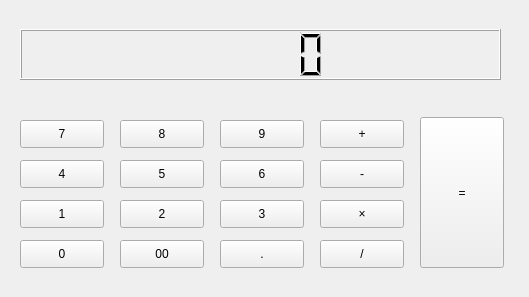
<?xml version="1.0" encoding="UTF-8"?>
<ui version="4.0">
 <class>Frame</class>
 <widget class="QFrame" name="Frame">
  <property name="geometry">
   <rect>
    <x>0</x>
    <y>0</y>
    <width>529</width>
    <height>297</height>
   </rect>
  </property>
  <property name="windowTitle">
   <string>Frame</string>
  </property>
  <widget class="QPushButton" name="pushButton_six">
   <property name="geometry">
    <rect>
     <x>220</x>
     <y>160</y>
     <width>84</width>
     <height>28</height>
    </rect>
   </property>
   <property name="text">
    <string>6</string>
   </property>
  </widget>
  <widget class="QPushButton" name="pushButton_three">
   <property name="geometry">
    <rect>
     <x>220</x>
     <y>200</y>
     <width>84</width>
     <height>28</height>
    </rect>
   </property>
   <property name="text">
    <string>3</string>
   </property>
  </widget>
  <widget class="QPushButton" name="pushButton_nine">
   <property name="geometry">
    <rect>
     <x>220</x>
     <y>120</y>
     <width>84</width>
     <height>28</height>
    </rect>
   </property>
   <property name="text">
    <string>9</string>
   </property>
  </widget>
  <widget class="QPushButton" name="pushButton_equal">
   <property name="geometry">
    <rect>
     <x>420</x>
     <y>117</y>
     <width>84</width>
     <height>151</height>
    </rect>
   </property>
   <property name="text">
    <string>=</string>
   </property>
  </widget>
  <widget class="QPushButton" name="pushButton_zero">
   <property name="geometry">
    <rect>
     <x>20</x>
     <y>240</y>
     <width>84</width>
     <height>28</height>
    </rect>
   </property>
   <property name="text">
    <string>0</string>
   </property>
  </widget>
  <widget class="QPushButton" name="pushButton_sub">
   <property name="geometry">
    <rect>
     <x>320</x>
     <y>160</y>
     <width>84</width>
     <height>28</height>
    </rect>
   </property>
   <property name="text">
    <string>-</string>
   </property>
  </widget>
  <widget class="QPushButton" name="pushButton_one">
   <property name="geometry">
    <rect>
     <x>20</x>
     <y>200</y>
     <width>84</width>
     <height>28</height>
    </rect>
   </property>
   <property name="text">
    <string>1</string>
   </property>
  </widget>
  <widget class="QPushButton" name="pushButton_seven">
   <property name="geometry">
    <rect>
     <x>20</x>
     <y>120</y>
     <width>84</width>
     <height>28</height>
    </rect>
   </property>
   <property name="text">
    <string>7</string>
   </property>
  </widget>
  <widget class="QPushButton" name="pushButton_eight">
   <property name="geometry">
    <rect>
     <x>120</x>
     <y>120</y>
     <width>84</width>
     <height>28</height>
    </rect>
   </property>
   <property name="text">
    <string>8</string>
   </property>
  </widget>
  <widget class="QLCDNumber" name="lcdNumber">
   <property name="geometry">
    <rect>
     <x>20</x>
     <y>29</y>
     <width>481</width>
     <height>51</height>
    </rect>
   </property>
   <property name="smallDecimalPoint">
    <bool>false</bool>
   </property>
  </widget>
  <widget class="QPushButton" name="pushButton_double_zero">
   <property name="geometry">
    <rect>
     <x>120</x>
     <y>240</y>
     <width>84</width>
     <height>28</height>
    </rect>
   </property>
   <property name="text">
    <string>00</string>
   </property>
  </widget>
  <widget class="QPushButton" name="pushButton_add">
   <property name="geometry">
    <rect>
     <x>320</x>
     <y>120</y>
     <width>84</width>
     <height>28</height>
    </rect>
   </property>
   <property name="text">
    <string>+</string>
   </property>
  </widget>
  <widget class="QPushButton" name="pushButton_two">
   <property name="geometry">
    <rect>
     <x>120</x>
     <y>200</y>
     <width>84</width>
     <height>28</height>
    </rect>
   </property>
   <property name="text">
    <string>2</string>
   </property>
  </widget>
  <widget class="QPushButton" name="pushButton_four">
   <property name="geometry">
    <rect>
     <x>20</x>
     <y>160</y>
     <width>84</width>
     <height>28</height>
    </rect>
   </property>
   <property name="text">
    <string>4</string>
   </property>
  </widget>
  <widget class="QPushButton" name="pushButton_mul">
   <property name="geometry">
    <rect>
     <x>320</x>
     <y>200</y>
     <width>84</width>
     <height>28</height>
    </rect>
   </property>
   <property name="text">
    <string>×</string>
   </property>
  </widget>
  <widget class="QPushButton" name="pushButton_div">
   <property name="geometry">
    <rect>
     <x>320</x>
     <y>240</y>
     <width>84</width>
     <height>28</height>
    </rect>
   </property>
   <property name="text">
    <string>/</string>
   </property>
  </widget>
  <widget class="QPushButton" name="pushButton_dot">
   <property name="geometry">
    <rect>
     <x>220</x>
     <y>240</y>
     <width>84</width>
     <height>28</height>
    </rect>
   </property>
   <property name="text">
    <string>.</string>
   </property>
  </widget>
  <widget class="QPushButton" name="pushButton_five">
   <property name="geometry">
    <rect>
     <x>120</x>
     <y>160</y>
     <width>84</width>
     <height>28</height>
    </rect>
   </property>
   <property name="text">
    <string>5</string>
   </property>
  </widget>
 </widget>
 <resources/>
 <connections/>
</ui>
